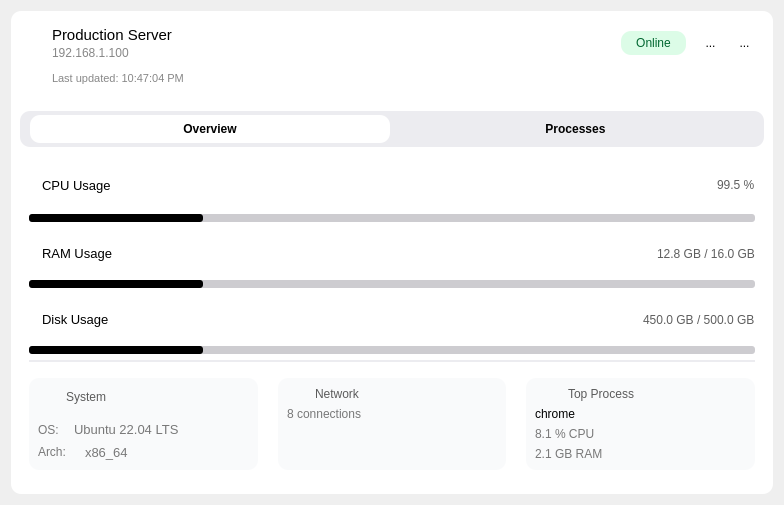
<?xml version="1.0" encoding="UTF-8"?>
<ui version="4.0">
 <class>MachineFrame</class>
 <widget class="QFrame" name="MachineFrame">
  <property name="geometry">
   <rect>
    <x>0</x>
    <y>0</y>
    <width>784</width>
    <height>505</height>
   </rect>
  </property>
  <property name="windowTitle">
   <string>MachineCardFrame</string>
  </property>
  <layout class="QVBoxLayout" name="verticalLayout">
   <item>
    <widget class="QFrame" name="machineCard">
     <property name="styleSheet">
      <string notr="true">* {
    background-color: rgb(255, 255, 255);
    border-radius: 10px;
}

#serverCard { 
	border: 1px solid #d1d1d1;
}</string>
     </property>
     <property name="frameShape">
      <enum>QFrame::StyledPanel</enum>
     </property>
     <property name="frameShadow">
      <enum>QFrame::Raised</enum>
     </property>
     <layout class="QVBoxLayout" name="verticalLayout_6">
      <property name="topMargin">
       <number>15</number>
      </property>
      <property name="bottomMargin">
       <number>15</number>
      </property>
      <item>
       <layout class="QHBoxLayout" name="horizontalLayout_7">
        <property name="spacing">
         <number>15</number>
        </property>
        <property name="leftMargin">
         <number>10</number>
        </property>
        <property name="rightMargin">
         <number>10</number>
        </property>
        <item>
         <widget class="QLabel" name="serverImage">
          <property name="maximumSize">
           <size>
            <width>40</width>
            <height>37</height>
           </size>
          </property>
          <property name="text">
           <string/>
          </property>
          <property name="pixmap">
           <pixmap resource="../../resources/resources.qrc">:/images/images/onlinePC.png</pixmap>
          </property>
          <property name="scaledContents">
           <bool>true</bool>
          </property>
         </widget>
        </item>
        <item>
         <layout class="QVBoxLayout" name="verticalLayout_5">
          <property name="spacing">
           <number>2</number>
          </property>
          <item>
           <widget class="QLabel" name="machineName">
            <property name="font">
             <font>
              <pointsize>11</pointsize>
              <weight>50</weight>
              <bold>false</bold>
             </font>
            </property>
            <property name="text">
             <string>Production Server</string>
            </property>
           </widget>
          </item>
          <item>
           <widget class="QLabel" name="ipaddressLabel">
            <property name="font">
             <font>
              <pointsize>9</pointsize>
              <italic>false</italic>
             </font>
            </property>
            <property name="styleSheet">
             <string notr="true">color: rgb(135, 135, 135);</string>
            </property>
            <property name="text">
             <string>192.168.1.100</string>
            </property>
           </widget>
          </item>
         </layout>
        </item>
        <item>
         <spacer name="horizontalSpacer_5">
          <property name="orientation">
           <enum>Qt::Horizontal</enum>
          </property>
          <property name="sizeHint" stdset="0">
           <size>
            <width>328</width>
            <height>20</height>
           </size>
          </property>
         </spacer>
        </item>
        <item>
         <widget class="QLabel" name="statusLabel">
          <property name="minimumSize">
           <size>
            <width>65</width>
            <height>0</height>
           </size>
          </property>
          <property name="maximumSize">
           <size>
            <width>65</width>
            <height>24</height>
           </size>
          </property>
          <property name="font">
           <font>
            <pointsize>9</pointsize>
           </font>
          </property>
          <property name="styleSheet">
           <string notr="true">background-color: rgba(220,252,231,255);
color: rgb(1, 102, 48);</string>
          </property>
          <property name="text">
           <string>Online</string>
          </property>
          <property name="alignment">
           <set>Qt::AlignCenter</set>
          </property>
         </widget>
        </item>
        <item>
         <widget class="QToolButton" name="refreshBtn">
          <property name="styleSheet">
           <string notr="true">QToolButton:hover {
	background-color: #ececf0;
}</string>
          </property>
          <property name="text">
           <string>...</string>
          </property>
          <property name="icon">
           <iconset resource="../../resources/resources.qrc">
            <normaloff>:/images/images/refresh.png</normaloff>:/images/images/refresh.png</iconset>
          </property>
          <property name="iconSize">
           <size>
            <width>20</width>
            <height>20</height>
           </size>
          </property>
          <property name="autoRaise">
           <bool>true</bool>
          </property>
         </widget>
        </item>
        <item>
         <widget class="QToolButton" name="toolButton_2">
          <property name="text">
           <string>...</string>
          </property>
          <property name="icon">
           <iconset resource="../../resources/resources.qrc">
            <normaloff>:/images/images/delete.png</normaloff>:/images/images/delete.png</iconset>
          </property>
          <property name="iconSize">
           <size>
            <width>17</width>
            <height>17</height>
           </size>
          </property>
          <property name="autoRaise">
           <bool>true</bool>
          </property>
         </widget>
        </item>
       </layout>
      </item>
      <item>
       <layout class="QHBoxLayout" name="horizontalLayout_8">
        <property name="leftMargin">
         <number>10</number>
        </property>
        <property name="topMargin">
         <number>5</number>
        </property>
        <property name="rightMargin">
         <number>10</number>
        </property>
        <property name="bottomMargin">
         <number>20</number>
        </property>
        <item>
         <widget class="QLabel" name="label_17">
          <property name="maximumSize">
           <size>
            <width>16</width>
            <height>16</height>
           </size>
          </property>
          <property name="text">
           <string/>
          </property>
          <property name="pixmap">
           <pixmap resource="../../resources/resources.qrc">:/images/images/clock.png</pixmap>
          </property>
          <property name="scaledContents">
           <bool>true</bool>
          </property>
         </widget>
        </item>
        <item>
         <widget class="QLabel" name="lastUpdatedLabel">
          <property name="font">
           <font>
            <pointsize>8</pointsize>
            <italic>false</italic>
           </font>
          </property>
          <property name="styleSheet">
           <string notr="true">color: rgb(135, 135, 135);</string>
          </property>
          <property name="text">
           <string>Last updated: 10:47:04 PM</string>
          </property>
         </widget>
        </item>
       </layout>
      </item>
      <item>
       <widget class="QFrame" name="frame">
        <property name="styleSheet">
         <string notr="true">border-radius: 10px;
background-color: #ececf0;</string>
        </property>
        <property name="frameShape">
         <enum>QFrame::StyledPanel</enum>
        </property>
        <property name="frameShadow">
         <enum>QFrame::Raised</enum>
        </property>
        <layout class="QHBoxLayout" name="horizontalLayout_12">
         <property name="leftMargin">
          <number>10</number>
         </property>
         <property name="topMargin">
          <number>4</number>
         </property>
         <property name="bottomMargin">
          <number>4</number>
         </property>
         <item>
          <widget class="QPushButton" name="overviewBtn">
           <property name="minimumSize">
            <size>
             <width>0</width>
             <height>28</height>
            </size>
           </property>
           <property name="font">
            <font>
             <weight>75</weight>
             <bold>true</bold>
            </font>
           </property>
           <property name="styleSheet">
            <string notr="true">border-radius: 10px;
background-color: #ffffff;</string>
           </property>
           <property name="text">
            <string>Overview</string>
           </property>
          </widget>
         </item>
         <item>
          <widget class="QPushButton" name="processesBtn">
           <property name="minimumSize">
            <size>
             <width>0</width>
             <height>28</height>
            </size>
           </property>
           <property name="font">
            <font>
             <weight>75</weight>
             <bold>true</bold>
            </font>
           </property>
           <property name="styleSheet">
            <string notr="true">QPushButton {
border-radius: 10px;
background-color: #ececf0;
}
</string>
           </property>
           <property name="text">
            <string>Processes</string>
           </property>
          </widget>
         </item>
        </layout>
       </widget>
      </item>
      <item>
       <widget class="QStackedWidget" name="stackedWidget">
        <property name="currentIndex">
         <number>0</number>
        </property>
        <widget class="QWidget" name="overviewPage">
         <layout class="QVBoxLayout" name="verticalLayout_7">
          <item>
           <layout class="QHBoxLayout" name="horizontalLayout_13">
            <item>
             <widget class="QLabel" name="label_30">
              <property name="maximumSize">
               <size>
                <width>22</width>
                <height>22</height>
               </size>
              </property>
              <property name="text">
               <string/>
              </property>
              <property name="pixmap">
               <pixmap resource="../../resources/resources.qrc">:/images/images/cpu.png</pixmap>
              </property>
              <property name="scaledContents">
               <bool>true</bool>
              </property>
             </widget>
            </item>
            <item>
             <widget class="QLabel" name="label_31">
              <property name="font">
               <font>
                <pointsize>10</pointsize>
               </font>
              </property>
              <property name="text">
               <string>CPU Usage</string>
              </property>
             </widget>
            </item>
            <item>
             <spacer name="horizontalSpacer_9">
              <property name="orientation">
               <enum>Qt::Horizontal</enum>
              </property>
              <property name="sizeHint" stdset="0">
               <size>
                <width>418</width>
                <height>20</height>
               </size>
              </property>
             </spacer>
            </item>
            <item>
             <widget class="QLabel" name="cpuUsageLabel">
              <property name="styleSheet">
               <string notr="true">color: rgb(94, 94, 94);</string>
              </property>
              <property name="text">
               <string>99.5 %</string>
              </property>
             </widget>
            </item>
           </layout>
          </item>
          <item>
           <widget class="QProgressBar" name="cpuProgBar">
            <property name="maximumSize">
             <size>
              <width>16777215</width>
              <height>8</height>
             </size>
            </property>
            <property name="styleSheet">
             <string notr="true">QProgressBar::chunk {
	background-color: rgb(0, 0, 0);
	border-radius: 3px;
}

QProgressBar {
	border-radius: 3px;
	background-color: #cdccd0;
}</string>
            </property>
            <property name="value">
             <number>24</number>
            </property>
            <property name="textVisible">
             <bool>false</bool>
            </property>
           </widget>
          </item>
          <item>
           <layout class="QHBoxLayout" name="horizontalLayout_14">
            <property name="topMargin">
             <number>5</number>
            </property>
            <item>
             <widget class="QLabel" name="label_32">
              <property name="maximumSize">
               <size>
                <width>22</width>
                <height>22</height>
               </size>
              </property>
              <property name="text">
               <string/>
              </property>
              <property name="pixmap">
               <pixmap resource="../../resources/resources.qrc">:/images/images/ram.png</pixmap>
              </property>
              <property name="scaledContents">
               <bool>true</bool>
              </property>
             </widget>
            </item>
            <item>
             <widget class="QLabel" name="label_33">
              <property name="font">
               <font>
                <pointsize>10</pointsize>
               </font>
              </property>
              <property name="text">
               <string>RAM Usage</string>
              </property>
             </widget>
            </item>
            <item>
             <spacer name="horizontalSpacer_10">
              <property name="orientation">
               <enum>Qt::Horizontal</enum>
              </property>
              <property name="sizeHint" stdset="0">
               <size>
                <width>418</width>
                <height>20</height>
               </size>
              </property>
             </spacer>
            </item>
            <item>
             <widget class="QLabel" name="ramUsageLabel">
              <property name="styleSheet">
               <string notr="true">color: rgb(94, 94, 94);</string>
              </property>
              <property name="text">
               <string>12.8 GB / 16.0 GB</string>
              </property>
             </widget>
            </item>
           </layout>
          </item>
          <item>
           <widget class="QProgressBar" name="ramProgBar">
            <property name="maximumSize">
             <size>
              <width>16777215</width>
              <height>8</height>
             </size>
            </property>
            <property name="styleSheet">
             <string notr="true">QProgressBar::chunk {
	background-color: rgb(0, 0, 0);
	border-radius: 3px;
}

QProgressBar {
	border-radius: 3px;
	background-color: #cdccd0;
}</string>
            </property>
            <property name="value">
             <number>24</number>
            </property>
            <property name="textVisible">
             <bool>false</bool>
            </property>
           </widget>
          </item>
          <item>
           <layout class="QHBoxLayout" name="horizontalLayout_15">
            <property name="topMargin">
             <number>5</number>
            </property>
            <item>
             <widget class="QLabel" name="label_34">
              <property name="maximumSize">
               <size>
                <width>18</width>
                <height>21</height>
               </size>
              </property>
              <property name="text">
               <string/>
              </property>
              <property name="pixmap">
               <pixmap resource="../../resources/resources.qrc">:/images/images/hard-disk.png</pixmap>
              </property>
              <property name="scaledContents">
               <bool>true</bool>
              </property>
             </widget>
            </item>
            <item>
             <widget class="QLabel" name="label_35">
              <property name="font">
               <font>
                <pointsize>10</pointsize>
               </font>
              </property>
              <property name="text">
               <string>Disk Usage</string>
              </property>
             </widget>
            </item>
            <item>
             <spacer name="horizontalSpacer_11">
              <property name="orientation">
               <enum>Qt::Horizontal</enum>
              </property>
              <property name="sizeHint" stdset="0">
               <size>
                <width>418</width>
                <height>20</height>
               </size>
              </property>
             </spacer>
            </item>
            <item>
             <widget class="QLabel" name="diskUsageLabel">
              <property name="styleSheet">
               <string notr="true">color: rgb(94, 94, 94);</string>
              </property>
              <property name="text">
               <string>450.0 GB / 500.0 GB</string>
              </property>
             </widget>
            </item>
           </layout>
          </item>
          <item>
           <widget class="QProgressBar" name="diskProgBar">
            <property name="maximumSize">
             <size>
              <width>16777215</width>
              <height>8</height>
             </size>
            </property>
            <property name="styleSheet">
             <string notr="true">QProgressBar::chunk {
	background-color: rgb(0, 0, 0);
	border-radius: 3px;
}

QProgressBar {
	border-radius: 3px;
	background-color: #cdccd0;
}</string>
            </property>
            <property name="value">
             <number>24</number>
            </property>
            <property name="textVisible">
             <bool>false</bool>
            </property>
           </widget>
          </item>
          <item>
           <widget class="Line" name="line">
            <property name="maximumSize">
             <size>
              <width>16777215</width>
              <height>2</height>
             </size>
            </property>
            <property name="autoFillBackground">
             <bool>false</bool>
            </property>
            <property name="styleSheet">
             <string notr="true">border-radius: 5px;
background-color: #ececf0;</string>
            </property>
            <property name="orientation">
             <enum>Qt::Horizontal</enum>
            </property>
           </widget>
          </item>
          <item>
           <layout class="QHBoxLayout" name="horizontalLayout_19">
            <property name="spacing">
             <number>20</number>
            </property>
            <property name="topMargin">
             <number>10</number>
            </property>
            <item>
             <widget class="QFrame" name="frame_2">
              <property name="styleSheet">
               <string notr="true">background-color: #f9fafb;</string>
              </property>
              <property name="frameShape">
               <enum>QFrame::StyledPanel</enum>
              </property>
              <property name="frameShadow">
               <enum>QFrame::Raised</enum>
              </property>
              <layout class="QVBoxLayout" name="verticalLayout_2">
               <item>
                <layout class="QHBoxLayout" name="horizontalLayout">
                 <item>
                  <widget class="QLabel" name="label">
                   <property name="maximumSize">
                    <size>
                     <width>22</width>
                     <height>22</height>
                    </size>
                   </property>
                   <property name="text">
                    <string/>
                   </property>
                   <property name="pixmap">
                    <pixmap resource="../../resources/resources.qrc">:/images/images/setting.png</pixmap>
                   </property>
                   <property name="scaledContents">
                    <bool>true</bool>
                   </property>
                  </widget>
                 </item>
                 <item>
                  <widget class="QLabel" name="label_2">
                   <property name="styleSheet">
                    <string notr="true">color: rgb(91, 91, 91);</string>
                   </property>
                   <property name="text">
                    <string>System</string>
                   </property>
                  </widget>
                 </item>
                </layout>
               </item>
               <item>
                <layout class="QHBoxLayout" name="horizontalLayout_2">
                 <property name="topMargin">
                  <number>10</number>
                 </property>
                 <item>
                  <widget class="QLabel" name="label_3">
                   <property name="maximumSize">
                    <size>
                     <width>30</width>
                     <height>16777215</height>
                    </size>
                   </property>
                   <property name="styleSheet">
                    <string notr="true">color: rgb(120, 120, 120);</string>
                   </property>
                   <property name="text">
                    <string>OS:</string>
                   </property>
                  </widget>
                 </item>
                 <item>
                  <widget class="QLabel" name="osLabel">
                   <property name="font">
                    <font>
                     <pointsize>10</pointsize>
                     <italic>false</italic>
                    </font>
                   </property>
                   <property name="styleSheet">
                    <string notr="true">color: rgb(120, 120, 120);</string>
                   </property>
                   <property name="text">
                    <string>Ubuntu 22.04 LTS</string>
                   </property>
                  </widget>
                 </item>
                </layout>
               </item>
               <item>
                <layout class="QHBoxLayout" name="horizontalLayout_3">
                 <item>
                  <widget class="QLabel" name="label_5">
                   <property name="maximumSize">
                    <size>
                     <width>41</width>
                     <height>16777215</height>
                    </size>
                   </property>
                   <property name="styleSheet">
                    <string notr="true">color: rgb(120, 120, 120);</string>
                   </property>
                   <property name="text">
                    <string>Arch:</string>
                   </property>
                  </widget>
                 </item>
                 <item>
                  <widget class="QLabel" name="archLabel">
                   <property name="font">
                    <font>
                     <pointsize>10</pointsize>
                    </font>
                   </property>
                   <property name="styleSheet">
                    <string notr="true">color: rgb(120, 120, 120);</string>
                   </property>
                   <property name="text">
                    <string>x86_64</string>
                   </property>
                  </widget>
                 </item>
                </layout>
               </item>
              </layout>
             </widget>
            </item>
            <item>
             <widget class="QFrame" name="frame_3">
              <property name="styleSheet">
               <string notr="true">background-color: #f9fafb;</string>
              </property>
              <property name="frameShape">
               <enum>QFrame::StyledPanel</enum>
              </property>
              <property name="frameShadow">
               <enum>QFrame::Raised</enum>
              </property>
              <layout class="QVBoxLayout" name="verticalLayout_3">
               <item>
                <layout class="QHBoxLayout" name="horizontalLayout_5">
                 <item>
                  <widget class="QLabel" name="label_9">
                   <property name="maximumSize">
                    <size>
                     <width>22</width>
                     <height>22</height>
                    </size>
                   </property>
                   <property name="text">
                    <string/>
                   </property>
                   <property name="pixmap">
                    <pixmap resource="../../resources/resources.qrc">:/images/images/network.png</pixmap>
                   </property>
                   <property name="scaledContents">
                    <bool>true</bool>
                   </property>
                  </widget>
                 </item>
                 <item>
                  <widget class="QLabel" name="label_10">
                   <property name="styleSheet">
                    <string notr="true">color: rgb(91, 91, 91);</string>
                   </property>
                   <property name="text">
                    <string>Network</string>
                   </property>
                  </widget>
                 </item>
                </layout>
               </item>
               <item>
                <layout class="QHBoxLayout" name="horizontalLayout_6">
                 <item>
                  <widget class="QLabel" name="label_11">
                   <property name="styleSheet">
                    <string notr="true">color: rgb(120, 120, 120);</string>
                   </property>
                   <property name="text">
                    <string>8 connections</string>
                   </property>
                  </widget>
                 </item>
                </layout>
               </item>
               <item>
                <layout class="QHBoxLayout" name="horizontalLayout_9">
                 <item>
                  <widget class="QLabel" name="label_19">
                   <property name="styleSheet">
                    <string notr="true">color: rgb(120, 120, 120);</string>
                   </property>
                   <property name="text">
                    <string/>
                   </property>
                  </widget>
                 </item>
                </layout>
               </item>
               <item>
                <layout class="QHBoxLayout" name="horizontalLayout_10">
                 <item>
                  <widget class="QLabel" name="label_21">
                   <property name="styleSheet">
                    <string notr="true">color: rgb(120, 120, 120);</string>
                   </property>
                   <property name="text">
                    <string/>
                   </property>
                  </widget>
                 </item>
                </layout>
               </item>
              </layout>
             </widget>
            </item>
            <item>
             <widget class="QFrame" name="frame_4">
              <property name="styleSheet">
               <string notr="true">background-color: #f9fafb;</string>
              </property>
              <property name="frameShape">
               <enum>QFrame::StyledPanel</enum>
              </property>
              <property name="frameShadow">
               <enum>QFrame::Raised</enum>
              </property>
              <layout class="QVBoxLayout" name="verticalLayout_4">
               <item>
                <layout class="QHBoxLayout" name="horizontalLayout_11">
                 <item>
                  <widget class="QLabel" name="label_23">
                   <property name="maximumSize">
                    <size>
                     <width>27</width>
                     <height>20</height>
                    </size>
                   </property>
                   <property name="text">
                    <string/>
                   </property>
                   <property name="pixmap">
                    <pixmap resource="../../resources/resources.qrc">:/images/images/top.png</pixmap>
                   </property>
                   <property name="scaledContents">
                    <bool>true</bool>
                   </property>
                  </widget>
                 </item>
                 <item>
                  <widget class="QLabel" name="label_24">
                   <property name="styleSheet">
                    <string notr="true">color: rgb(91, 91, 91);</string>
                   </property>
                   <property name="text">
                    <string>Top Process</string>
                   </property>
                  </widget>
                 </item>
                </layout>
               </item>
               <item>
                <layout class="QHBoxLayout" name="horizontalLayout_16">
                 <item>
                  <widget class="QLabel" name="label_25">
                   <property name="styleSheet">
                    <string notr="true">color: rgb(0, 0, 0);</string>
                   </property>
                   <property name="text">
                    <string>chrome</string>
                   </property>
                  </widget>
                 </item>
                </layout>
               </item>
               <item>
                <layout class="QHBoxLayout" name="horizontalLayout_17">
                 <item>
                  <widget class="QLabel" name="label_27">
                   <property name="styleSheet">
                    <string notr="true">color: rgb(120, 120, 120);</string>
                   </property>
                   <property name="text">
                    <string>8.1 % CPU</string>
                   </property>
                  </widget>
                 </item>
                </layout>
               </item>
               <item>
                <layout class="QHBoxLayout" name="horizontalLayout_18">
                 <item>
                  <widget class="QLabel" name="label_36">
                   <property name="styleSheet">
                    <string notr="true">color: rgb(120, 120, 120);</string>
                   </property>
                   <property name="text">
                    <string>2.1 GB RAM</string>
                   </property>
                  </widget>
                 </item>
                </layout>
               </item>
              </layout>
             </widget>
            </item>
           </layout>
          </item>
         </layout>
        </widget>
        <widget class="QWidget" name="processesPage">
         <layout class="QVBoxLayout" name="verticalLayout_14">
          <item>
           <widget class="QLabel" name="label_29">
            <property name="text">
             <string>Processes</string>
            </property>
           </widget>
          </item>
         </layout>
        </widget>
       </widget>
      </item>
     </layout>
    </widget>
   </item>
  </layout>
 </widget>
 <resources>
  <include location="../../resources/resources.qrc"/>
  <include location="../../resources/resources.qrc"/>
 </resources>
 <connections/>
</ui>
